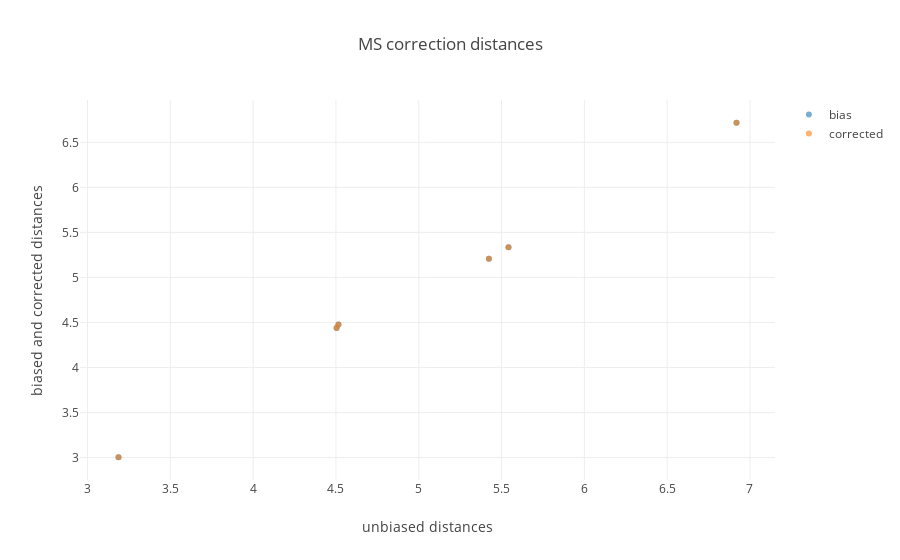

This figure's notebook cell:
### Markdown cell above
**Fig. 5** Principal-component-wise relation between pairwise centroid distances in Unbiased versus Corrected scenarios. Average distances were calculated between the projections of population specific haplotypes along specific PCs. Pearson's r was calculated using the function `pearsonr` of the python package `scipy.stats.stats`.

### Code cell
t= np.array([
    unbias_pair_dist,
    bias_pair_dist,
    corrected_pair_dist
]).T

fig_data= [go.Scatter(
    x= t[:,0],
    y= t[:,i],
    mode= 'markers',
    marker= dict(
        color= i,
        opacity= .6
    ),
    name= ['bias','corrected'][i-1]
    ) for i in [1,2]
]

layout = go.Layout(
    title= 'MS correction distances',
    yaxis=dict(
        title='biased and corrected distances'),
    xaxis=dict(
        title='unbiased distances')
)

fig= go.Figure(data=fig_data, layout=layout)
iplot(fig)

### Figure 1 — Plotly figure (JSON) as saved in the notebook; plotly's stock layout.template omitted (floating-point values rounded to 4 significant figures)
{"data": [{"marker": {"color": 1, "opacity": 0.6}, "mode": "markers", "name": "bias", "type": "scatter", "x": [4.504, 4.515, 6.919, 3.187, 5.542, 5.424], "y": [4.438, 4.478, 6.718, 3.003, 5.335, 5.207]}, {"marker": {"color": 2, "opacity": 0.6}, "mode": "markers", "name": "corrected", "type": "scatter", "x": [4.504, 4.515, 6.919, 3.187, 5.542, 5.424], "y": [4.438, 4.478, 6.718, 3.003, 5.334, 5.207]}], "layout": {"title": "MS correction distances", "xaxis": {"title": "unbiased distances"}, "yaxis": {"title": "biased and corrected distances"}}}
